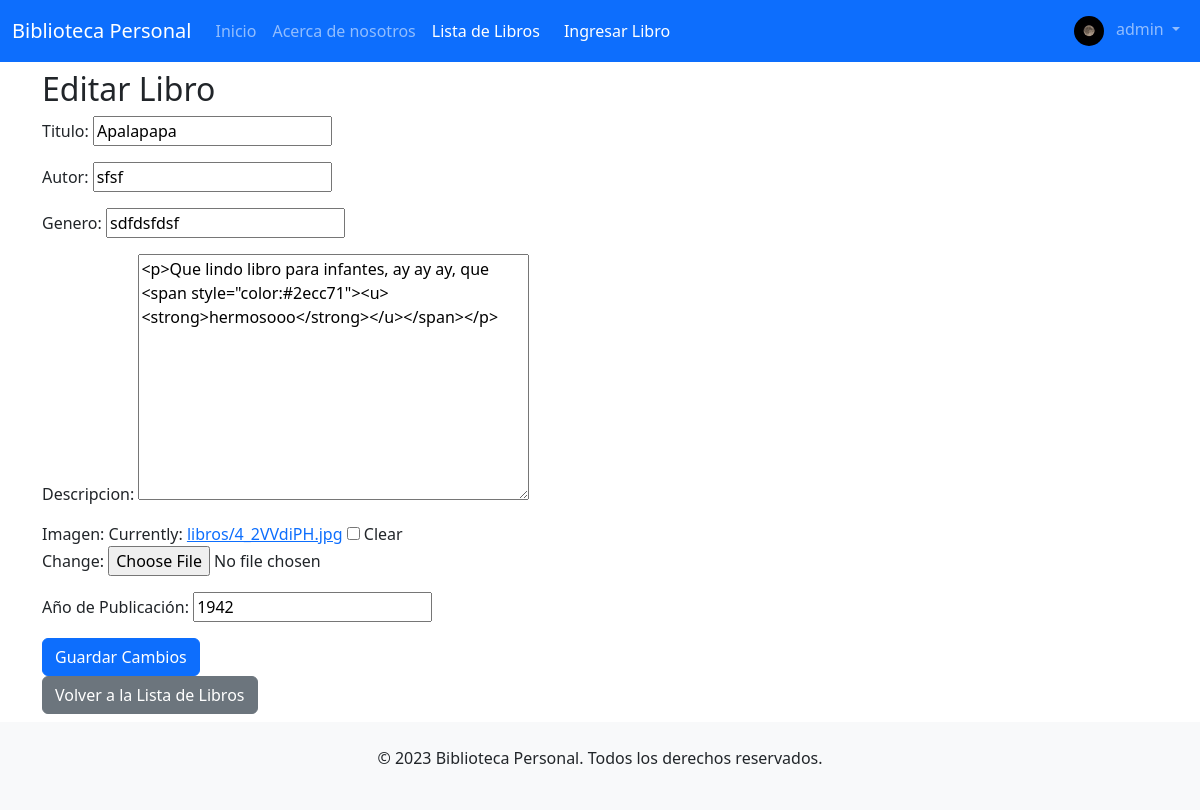
The app's page /libros/libro/editar/28/ (signed in) with its own data.
### usuarios/models.py (models this page shows)
class UserProfile(models.Model):
    user = models.OneToOneField(User, on_delete=models.CASCADE)
    profile_image = models.ImageField(upload_to='profile_images/', null=True, blank=True)
    bio = RichTextField(blank=True, null=True)

### libros/models.py (models this page shows, shortened)
class Libro(models.Model):
    titulo = models.CharField(max_length=255)
    autor = models.CharField(max_length=100)
    genero = models.CharField(max_length=50)
    descripcion = RichTextField(blank=True, null=True)
    imagen = models.ImageField(upload_to='libros/', blank=True, null=True)
    usuario = models.ForeignKey(User, on_delete=models.CASCADE, related_name='libros', null=True)
    ano_publicacion = models.IntegerField('Año de Publicación', blank=True, null=True)

### libros/views.py (the view, shortened to what this page needs)
# urls.py: path('libro/editar/<int:pk>/', EditarLibroView.as_view(), name='editar_libro'),
class EditarLibroView(LoginRequiredMixin, UpdateView):
    model = Libro
    form_class = LibroForm
    template_name = 'libros/editar_libro.html'
    success_url = reverse_lazy('lista_libros')
    def get_context_data(self, **kwargs):
        context = super().get_context_data(**kwargs)
        context['libro'] = self.get_object()
        return context

### libros/forms.py
class LibroForm(forms.ModelForm):
    class Meta:
        model = Libro
        fields = ['titulo', 'autor', 'genero', 'descripcion', 'imagen', 'ano_publicacion']

### libros/templates/libros/editar_libro.html
{% extends 'inicio/homepage.html' %} {% block content %}
<h2>Editar Libro</h2>
<form method="post" enctype="multipart/form-data">
  {% csrf_token %} {{ form.media }} {{ form.as_p }}
  <button type="submit" class="btn btn-primary">Guardar Cambios</button>
</form>
<a href="{% url 'lista_libros' %}" class="btn btn-secondary"
  >Volver a la Lista de Libros</a
>
{% endblock %}

### inicio/templates/inicio/homepage.html (shortened to what this page needs)
{% load static %}
<!DOCTYPE html>
<html lang="en">
  <head>
    <link rel="stylesheet" href="{% static 'css/bootstrap.min.css' %}" />
    <link
      rel="stylesheet"
      type="text/css"
      href="{% static 'css/custom.css' %}"
    />
    <link
      rel="stylesheet"
      href="https://cdnjs.cloudflare.com/ajax/libs/font-awesome/5.15.3/css/all.min.css"
    />
  </head>
  <body class="d-flex flex-column vh-100">
    <nav class="navbar navbar-expand-lg navbar-dark bg-primary">
      <div class="container-fluid">
        <a class="navbar-brand" href="{% url 'homepage' %}"
          >Biblioteca Personal</a
        >
        <div class="collapse navbar-collapse" id="navbarNav">
          <ul class="navbar-nav">
            <li class="nav-item">
              <a class="nav-link" href="{% url 'homepage' %}">Inicio</a>
            </li>
            <li class="nav-item">
              <a class="nav-link" href="{% url 'about' %}"
                >Acerca de nosotros</a
              >
            </li>
            {% if user.is_authenticated %}
            <li class="nav-item">
              <a
                class="nav-link btn btn-success text-white me-2"
                href="{% url 'lista_libros' %}"
                >Lista de Libros</a
              >
            </li>
            <li class="nav-item">
              <a
                class="nav-link btn btn-success text-white me-2"
                href="{% url 'ingresar_libro' %}"
                >Ingresar Libro</a
              >
            </li>
            {% endif %}
          </ul>
          <ul class="navbar-nav ms-auto">
            {% if user.is_authenticated %}
            <li class="nav-item dropdown">
              <a
                class="nav-link dropdown-toggle"
                href="#"
                id="navbarDropdown"
                role="button"
                data-bs-toggle="dropdown"
                aria-expanded="false"
              >
                {% if user.userprofile.profile_image %}
                <img
                  src="{{ user.userprofile.profile_image.url }}"
                  class="rounded-circle me-2"
                  width="30"
                  height="30"
                  alt="{{ user.username }}"
                />
                {% endif %} {{ user.username }}
              </a>
            </li>
            {% endif %}
          </ul>
        </div>
      </div>
    </nav>
    <main class="container my-2 flex-grow-1">
       {% block content %}{% endblock %}
    </main>
    <footer class="bg-light py-4 mt-auto">
      <div class="container text-center">
        <p>&copy; 2023 Biblioteca Personal. Todos los derechos reservados.</p>
      </div>
    </footer>
  </body>
</html>

### static/css/custom.css (style rules this page uses)
.navbar { margin-bottom: 0; }
.navbar-nav.ml-auto, .navbar-nav, .navbar-end { display: flex; align-items: center; }
.navbar { z-index: 1050; / }

### records on screen
Libro: titulo "Apalapapa", autor "sfsf", genero "sdfdsfdsf", descripcion "<p>Que lindo libro para infantes, ay ay ay, que <span style=\"color:#2ecc71\"><u><strong>hermosooo</strong></u></span></p>", ano_publicacion "1942"

### other values on screen
{{ user.username }} "admin"
